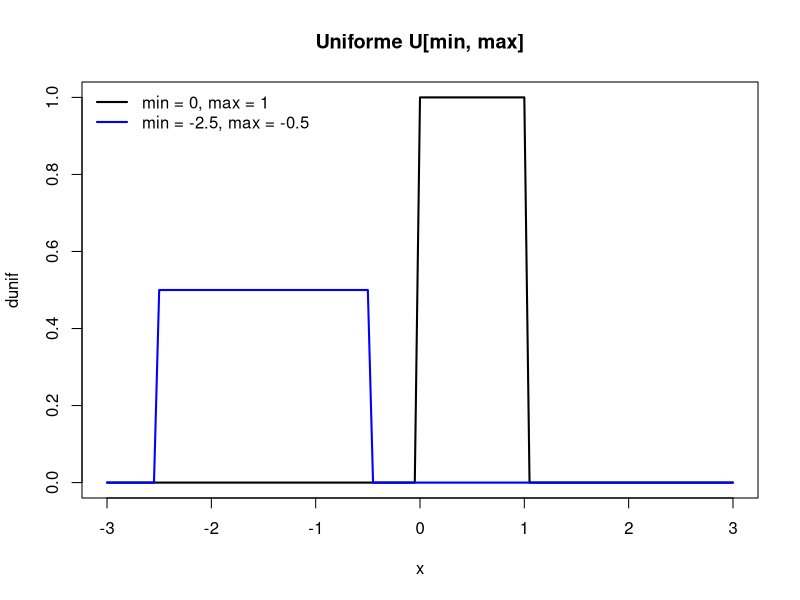
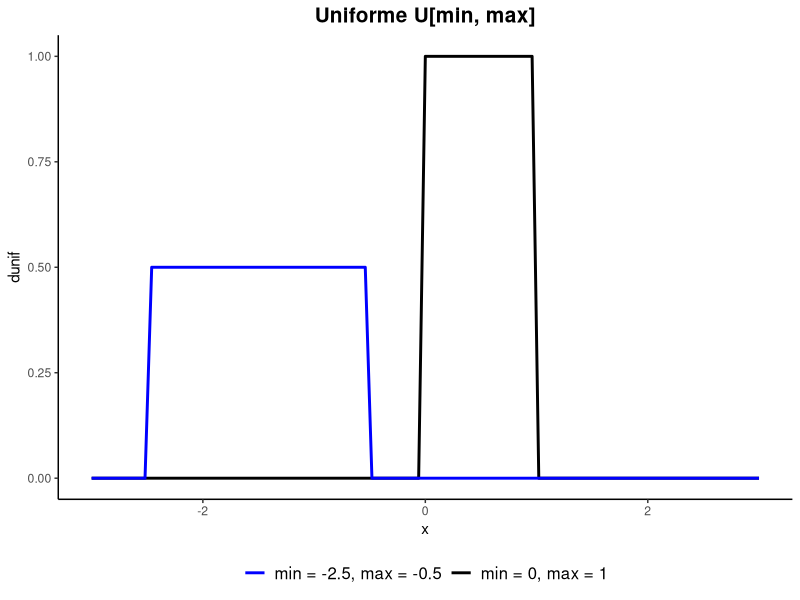
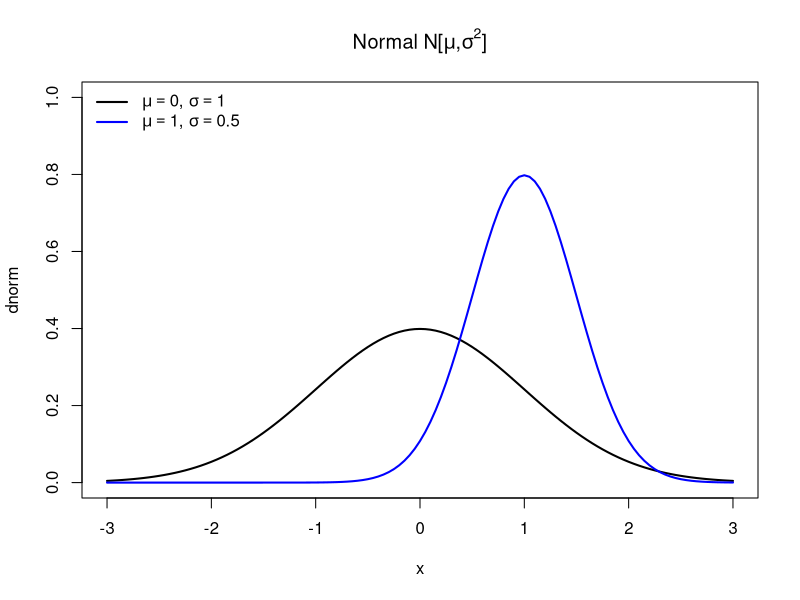
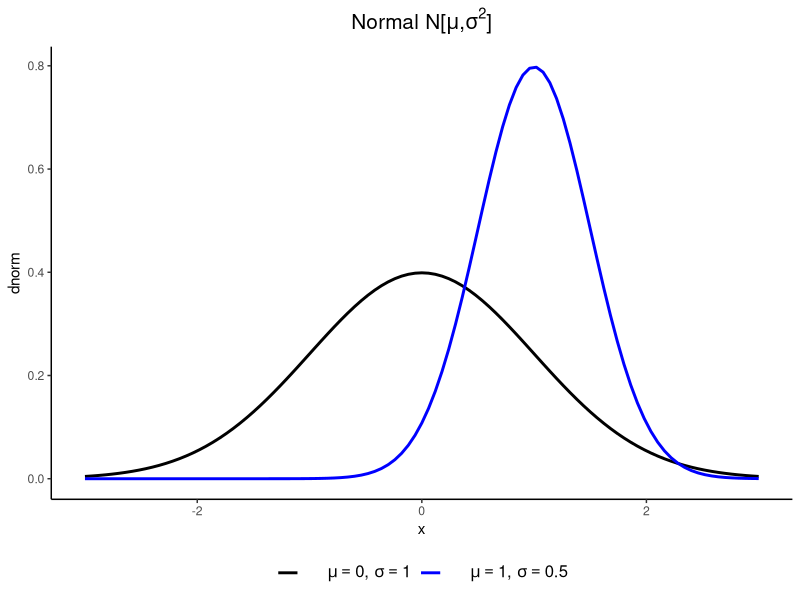
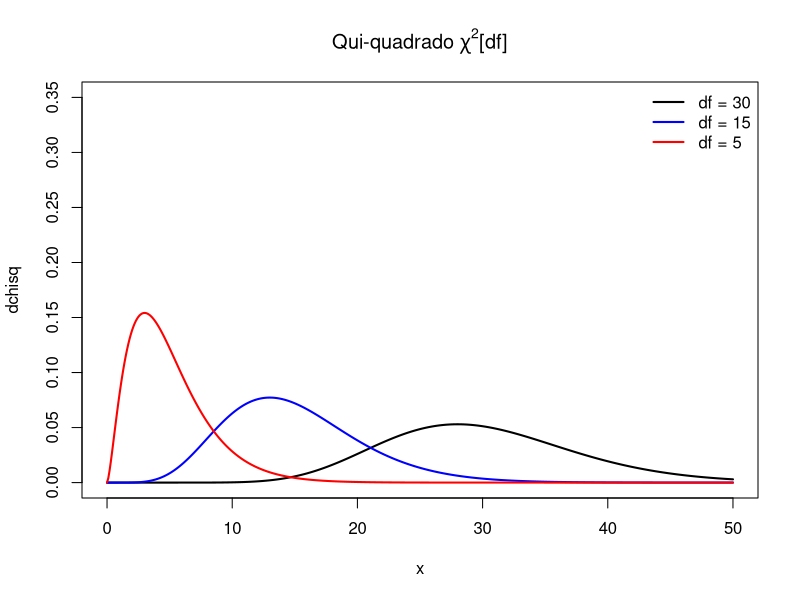
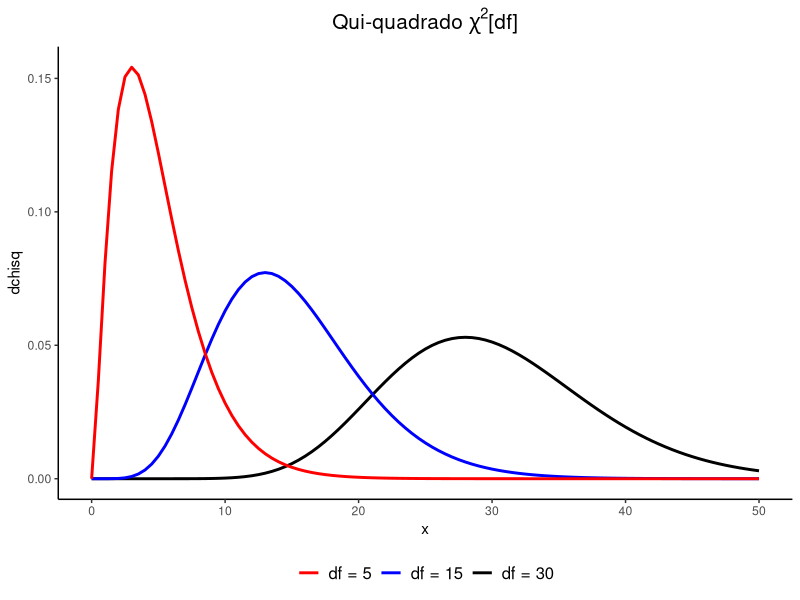
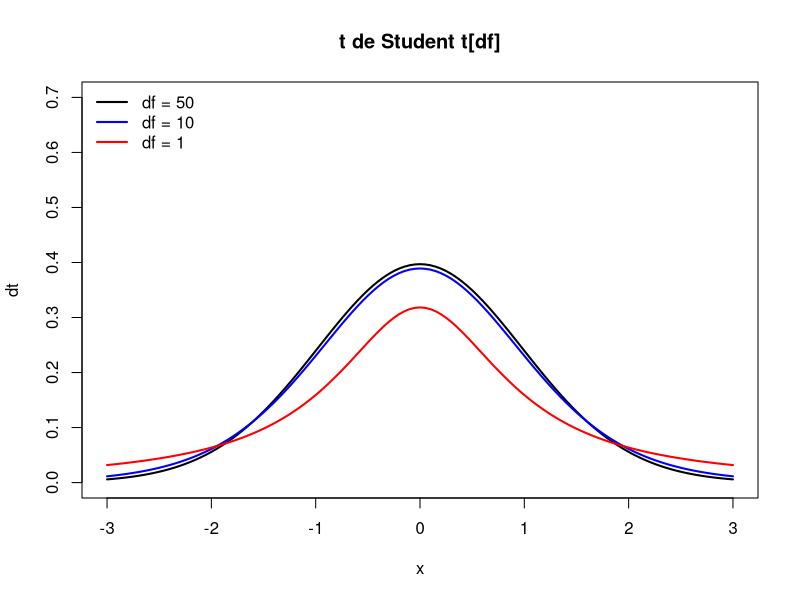
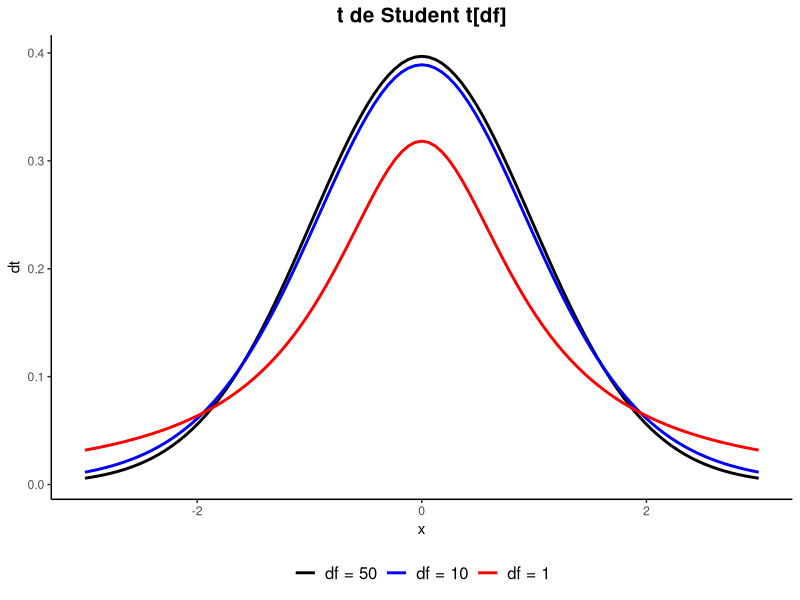

Generate these figures, in order, with R:
## ---- chunk 1
knitr::opts_chunk$set(echo = TRUE)
## ---- chunk 2
library(ggplot2)
## ---- chunk 3
distr = data.frame(Distribuicao = c('Uniforme', 'Normal', 'Qui-quadrado', 't de Student', 'Exponencial', 
                                  'Weibull'), Parametros = c('min, max', 'mean, sd', 'df', 'df', 'rate',                                     'shape, scale'), f.d.p = c('dunif', 'dnorm', 'dchisq', 'dt', 'dexp',
                                  'dweibull'), f.d.a = c('punif', 'pnorm', 'pchisq', 'pt', 'pexp',
                                  'pweibull'), Quantil = c('qunif', 'qnorm', 'qchisq', 'qt', 'qexp',
                                  'qweibull'), Amostra = c('runif', 'rnorm', 'rchisq', 'rt', 'rexp',
                                  'rweibull'))
knitr::kable(distr)
## ---- chunk 4
x = seq(-3, 3, by = 0.05)
plot(x, dunif(x), type = 'l', main = 'Uniforme U[min, max]', lwd = 2, ylim = c(0, 1), ylab = 'dunif')
lines(x, dunif(x, -2.5, -0.5), lwd = 2, col = 'blue')
legend("topleft", legend = c('min = 0, max = 1', 'min = -2.5, max = -0.5'), 
      lty=1, col=c('black', 'blue'), lwd=2, bty="n")
## ---- chunk 5
ggplot(data.frame(x = seq(-3, 3, by = 0.05)), aes(x = x)) +
  stat_function(fun = dunif, geom = "line", size = 1, aes(color = 'black')) +
  stat_function(fun = dunif, geom = "line", size = 1, aes(color = 'blue'), 
                args = list(min = -2.5, max = -0.5)) +
  labs(title = 'Uniforme U[min, max]', y = 'dunif') +
  scale_color_manual(name = NULL, values=c('black', 'blue'),
                     labels = c('min = 0, max = 1', 'min = -2.5, max = -0.5')) +
  theme_classic() +
  guides(color = guide_legend(reverse = TRUE)) + #Reverse legend order
  theme(legend.position = 'bottom', legend.text = element_text(size = 12), 
        plot.title = element_text(hjust = 0.5, size = 15, face = 'bold'))
## ---- chunk 6
plot(x, dnorm(x), type = 'l', main = expression(paste('Normal N[', italic(mu), ',', italic(sigma^2), ']')), lwd = 2, ylim = c(0, 1), ylab = 'dnorm')
lines(x, dnorm(x, 1, 0.5), lwd = 2, col = 'blue')
legend("topleft", legend = c(expression(paste(italic(mu) == 0, ', ', italic(sigma) == 1)),
                             expression(paste(italic(mu) == 1, ', ', italic(sigma) == 0.5))), 
      lty=1, col=c('black', 'blue'), lwd=2, bty="n")
## ---- chunk 7
ggplot(data.frame(x = seq(-3, 3, by = 0.05)), aes(x = x)) +
  stat_function(fun = dnorm, geom = "line", size = 1, aes(color = 'black')) +
  stat_function(fun = dnorm, geom = "line", size = 1, aes(color = 'blue'), 
                args = list(mean=1, sd = 0.5)) +
  labs(title = expression(paste('Normal N[', mu, ',', sigma^2, ']')), y = 'dnorm') +
  scale_color_manual(name = NULL, values=c('black', 'blue'),
                     labels = expression(paste('    ', mu == 0, ', ', sigma == 1), 
                                         paste('    ', mu == 1, ', ', sigma == 0.5))) +
  theme_classic() +
  theme(legend.position = 'bottom', legend.text = element_text(size = 12), 
        plot.title = element_text(hjust = 0.5, size = 15, face = 'bold'))
## ---- chunk 8
x = seq(0, 50, by = 0.1)
plot(x, dchisq(x, 30), type = 'l', main = expression(paste('Qui-quadrado ', chi^2, '[df]')), ylab = 'dchisq', lwd = 2, ylim = c(0, 0.35))
lines(x, dchisq(x, 15), lwd = 2, col = 'blue')
lines(x, dchisq(x, 5), lwd = 2, col = 'red')
legend("topright", legend = c('df = 30', 'df = 15', 'df = 5'), 
       lty=1, col=c('black', 'blue', 'red'), lwd=2, bty="n")
## ---- chunk 9
ggplot(data.frame(x = seq(0, 50, by = 0.1)), aes(x = x)) +
  stat_function(fun = dchisq, geom = "line", size = 1, aes(color = 'black'), args = list(df = 30)) +
  stat_function(fun = dchisq, geom = "line", size = 1, aes(color = 'blue'), 
                args = list(df = 15)) +
  stat_function(fun = dchisq, geom = "line", size = 1, aes(color = 'red'), 
                args = list(df = 5)) +
  labs(title = expression(paste('Qui-quadrado ', chi^2, '[df]')), y = 'dchisq') +
  scale_color_manual(name = NULL, values=c('black', 'blue', 'red'),
                     labels = c('df = 30', 'df = 15', 'df = 5')) +
  theme_classic() +
  guides(color = guide_legend(reverse = TRUE)) +
  theme(legend.position = 'bottom', legend.text = element_text(size = 12), 
        plot.title = element_text(hjust = 0.5, size = 15, face = 'bold'))
## ---- chunk 10
x = seq(-3, 3, by = 0.05)
plot(x, dt(x, 50), type = 'l', main = 't de Student t[df]', ylab = 'dt', lwd = 2, ylim = c(0, 0.7))
lines(x, dt(x, 10), lwd = 2, col = 'blue')
lines(x, dt(x, 1), lwd = 2, col = 'red')
legend("topleft", legend = c('df = 50', 'df = 10', 'df = 1'), 
       lty=1, col=c('black', 'blue', 'red'), lwd=2, bty="n")
## ---- chunk 11
ggplot(data.frame(x = seq(-3, 3, by = 0.05)), aes(x = x)) +
  stat_function(fun = dt, geom = "line", size = 1, aes(color = 'black'), args = list(df = 50)) +
  stat_function(fun = dt, geom = "line", size = 1, aes(color = 'blue'), 
                args = list(df = 10)) +
  stat_function(fun = dt, geom = "line", size = 1, aes(color = 'red'), 
                args = list(df = 1)) +
  labs(title = 't de Student t[df]', y = 'dt') +
  scale_color_manual(name = NULL, values=c('black', 'blue', 'red'),
                     labels = c('df = 50', 'df = 10', 'df = 1')) +
  theme_classic() +
  theme(legend.position = 'bottom', legend.text = element_text(size = 12), 
        plot.title = element_text(hjust = 0.5, size = 15, face = 'bold'))
## ---- chunk 12
x = seq(0, 6, by = 0.05)
plot(x, dexp(x), type = 'l', main = expression(paste('Exponencial Exp[', lambda, ']')), ylab = 'dexp', lwd = 2, ylim = c(0, 1))
lines(x, dexp(x, 0.7), lwd = 2, col = 'blue')
lines(x, dexp(x, 0.5), lwd = 2, col = 'red')
legend("topright", legend = c(expression(paste(lambda, '= 1')), expression(paste(lambda, '= 0.7')),
                              expression(paste(lambda, '= 0.5'))), 
       lty=1, col=c('black', 'blue', 'red'), lwd=2, bty="n")
## ---- chunk 13
ggplot(data.frame(x = seq(0, 6, by = 0.05)), aes(x = x)) +
  stat_function(fun = dexp, geom = "line", size = 1, aes(color = 'black')) +
  stat_function(fun = dexp, geom = "line", size = 1, aes(color = 'blue'), 
                args = list(rate = 0.7)) +
  stat_function(fun = dexp, geom = "line", size = 1, aes(color = 'red'), 
                args = list(rate = 0.5)) +
  labs(title = expression(paste('Exponencial Exp[', lambda, ']')), y = 'dexp') +
  scale_color_manual(name = NULL, values=c('black', 'blue', 'red'),
                     labels = expression(paste('    ', lambda, '= 1'), paste('    ', lambda, '= 0.7'),
                     paste('   ', lambda, '= 0.5'))) +
  theme_classic() +
  theme(legend.position = 'bottom', legend.text = element_text(size = 12), 
        plot.title = element_text(hjust = 0.5, size = 15, face = 'bold'))
## ---- chunk 14
par(mfrow = c(1, 2), mai=c(0.45,0.45,0.55,0.25))

x = seq(0, 6, by = 0.05)
plot(x, dweibull(x, 2, 3), type = 'l', main = expression(paste('Weibull W[', alpha, ',', beta, ']')), ylab = 'dweibull', lwd = 2, ylim = c(0, 1))
lines(x, dweibull(x, 2, 2), lwd = 2, col = 'blue')
lines(x, dweibull(x, 2, 1), lwd = 2, col = 'red')
legend("topright", legend = c(expression(paste(alpha, ' = 2, ', beta, ' = 3')), expression(paste(alpha, ' = 2, ', beta, ' = 2')), expression(paste(alpha, ' = 2, ', beta, ' = 1'))), lty=1, col=c('black', 'blue', 'red'), lwd=2, bty="n", cex = 1.5)

plot(x, dweibull(x, 3, 2), type = 'l', main = expression(paste('Weibull W[', alpha, ',', beta, ']')), ylab = 'dweibull', lwd = 2, ylim = c(0, 1))
lines(x, dweibull(x, 2, 2), lwd = 2, col = 'blue')
lines(x, dweibull(x, 1, 2), lwd = 2, col = 'red')
legend("topright", legend = c(expression(paste(alpha, ' = 3, ', beta, ' = 2')), expression(paste(alpha, ' = 2, ', beta, ' = 2')), expression(paste(alpha, ' = 1, ', beta, ' = 2'))), lty=1, col=c('black', 'blue', 'red'), lwd=2, bty="n", cex = 1.5)
## ---- chunk 15
eixox = seq(0, 6, by = 0.05)
data.weibull = data.frame(x = eixox, y1 = dweibull(eixox, 2, 3), y2 = dweibull(eixox, 2, 2),
                          y3 = dweibull(eixox, 2), y4 = dweibull(eixox, 3, 2), 
                          y5 = dweibull(eixox, 2, 2), y6 = dweibull(eixox, 1, 2))
data.weibull.long = tidyr::gather(data.weibull, key = 'variavel', value = 'metrica', names(data.weibull)[-1])

nomes = c('W[2, 3]', 'W[2,2]', 'W[2, 1]', 'W[3, 2]', 'W[2, 2]', 'W[1, 2]')
names(nomes) = names(data.weibull)[-1]

ggplot(data.weibull.long, aes(x = x, y = metrica)) + 
  geom_line(size = 1) +
  facet_wrap(~variavel, labeller = labeller(variavel = nomes)) +
  labs(title = expression(paste('Weibull W[', alpha, ',', beta, ']')), y = 'dweibull') +
  theme_classic() +
  theme(plot.title = element_text(hjust = 0.5, size = 15, face = 'bold'), 
        strip.text.x = element_text(size = 11))
